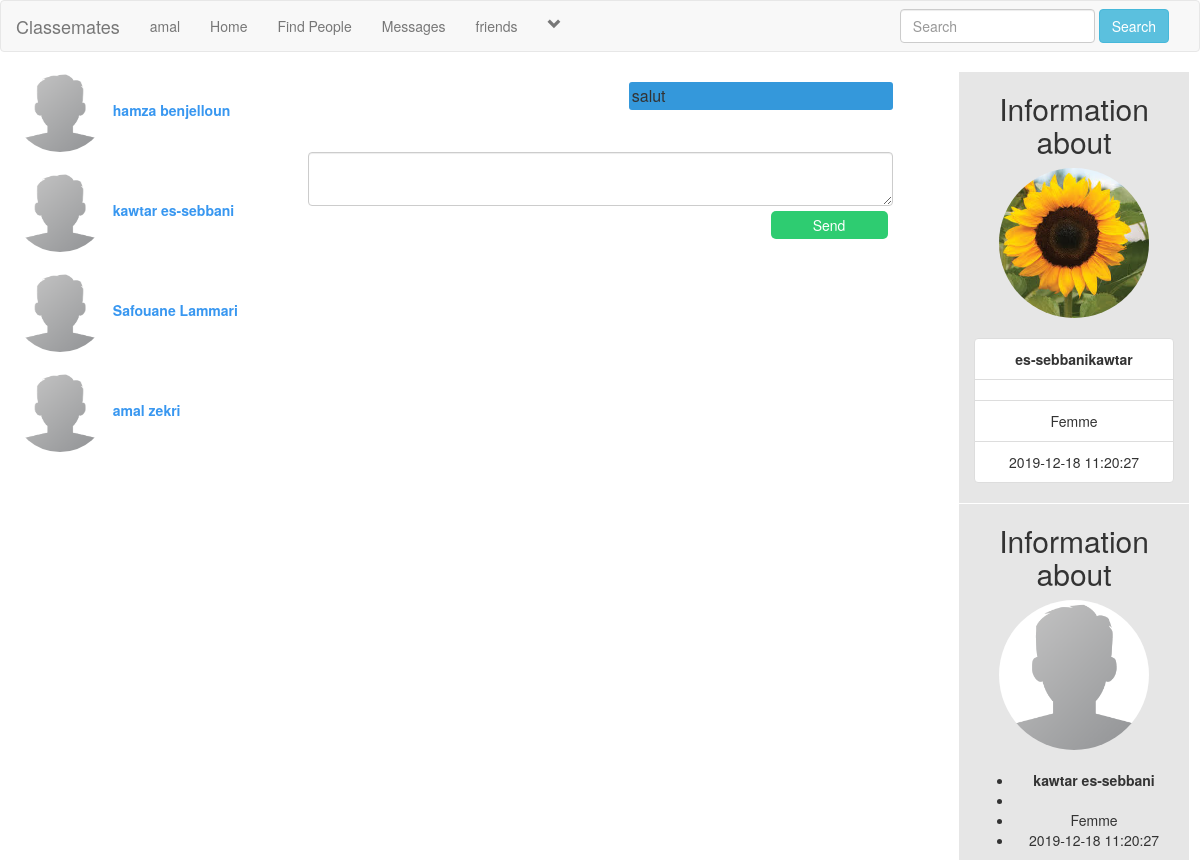
Screenshot of /messages.php?u_id=6 (signed in) with the database file from the repository.
### tables this page shows
CREATE TABLE `users` (
  `user_id` int(11) NOT NULL,
  `f_name` text NOT NULL,
  `l_name` text NOT NULL,
  `user_name` text NOT NULL,
  `describe_user` varchar(255) NOT NULL,
  `relationship` text NOT NULL,
  `user_pass` varchar(255) NOT NULL,
  `user_email` varchar(255) NOT NULL,
  `user_gender` text NOT NULL,
  `user_birthday` text NOT NULL,
  `user_image` varchar(255) NOT NULL,
  `user_cover` varchar(255) NOT NULL,
  `user_reg_date` timestamp NULL DEFAULT current_timestamp(),
  `status` text NOT NULL,
  `posts` text NOT NULL,
  `recovry_account` varchar(255) NOT NULL
);

CREATE TABLE `user_messages` (
  `id` int(11) NOT NULL,
  `user_to` int(11) NOT NULL,
  `user_from` int(11) NOT NULL,
  `msg_body` varchar(200) NOT NULL,
  `date` timestamp NOT NULL DEFAULT current_timestamp(),
  `msg_seen` text NOT NULL
);

### messages.php (the view, shortened to what this page needs)
<?php
include("includes/header.php");
?>
<!DOCTYPE html>
<html>
<head>
	<link rel="stylesheet" href="https://maxcdn.bootstrapcdn.com/bootstrap/3.3.7/css/bootstrap.min.css">
	<link rel="stylesheet" type="text/css" href="style/home_style2.css">
</head>
<body>
<div class="row">
<?php
     if(isset($_GET['u_id'])){
     global $con;
     $get_id = $_GET['u_id'];
       $get_user = "select * from users where user_id='".$get_id."'";
       $run_user = mysqli_query($con, $get_user);
       $row_user = mysqli_fetch_array($run_user);
       $user_to_msg = $row_user['user_id'];
}
		$user = $_SESSION['user_email'];
		$get_user = "select * from users where user_email='".$user."'";
		$run_user = mysqli_query($con, $get_user);
		$row = mysqli_fetch_array($run_user);
		$user_from_msg = $row['user_id'];
	?>
	<div class="col-sm-3" id="select_user">
			<?php
				$user = "select * from users";
				$run_user = mysqli_query($con, $user);
				while($row_user = mysqli_fetch_array($run_user)){
				$user_id = $row_user['user_id'];
				$user_name = $row_user['user_name'];
				$first_name = $row_user['f_name'];
				$last_name = $row_user['l_name'];
				$user_image = $row_user['user_image'];
				echo"
						<div class='container-fluid'>
							<a style='text-decoration: none;cursor: pointer;color:#3897f0;'                        href='messages.php?u_id=$user_id'>
								<img class='img-circle' src='users/$user_image' width='90px' height='80px' title='$user_name'><strong>&nbsp $first_name $last_name</strong><br><br>
							</a>
						</div>
				";
			}
			?>
	</div>
		<div class="col-sm-6">
			<div class="load_msg" id="scroll_messages">
				<?php
					$sel_msg = "select * from user_messages where (user_to='".$user_to_msg."' AND user_from='".$user_from_msg."') OR (user_from='".$user_to_msg."' AND user_to='".$user_from_msg."') ORDER by 1 ASC";
					$run_msg = mysqli_query($con ,$sel_msg);
					while($row_msg = mysqli_fetch_array($run_msg)){
					$user_to = $row_msg['user_to'];
					$user_from = $row_msg['user_from'];
					$msg_body = $row_msg['msg_body'];
					$date = $row_msg['date'];
				?>
				<div id="loaded_msg">
					<p>
						<?php
							if($user_to == $user_to_msg && $user_from == $user_from_msg)
							{
								echo "<div class='message' id='blue' data-toggle='tooltip' title=".$date.">".$msg_body."</div><br><br><br>";
						}else if($user_from == $user_to_msg && $user_to == $user_from_msg)
						{
							echo" <div class='message' id='green' data-toggle='tooltip' title='".$date."'>".$msg_body."
							</div></div><br><br><br>";
					}
						?>
					</p>
				</div>
					<?php
				}
					?>
		</div>
		<?php
			if(isset($_GET['u_id'])){
			$u_id = $_GET['u_id'];
			if($u_id == "new"){
			 	echo'
			 		<form>
			 			<center><h3>Select Someone to start conversation </h3></center>
			 			<textarea disabled class="form-control" placeholder="Enter your message"> </textarea>
			 			<input type="Submit" class="btn btn-default" disabled value="Send">
			 		</form><br><br>
			 		';
		}
		else{
		 echo'
					<form action="" method="POST">
			 			<textarea  class="form-control" placeholder="Enter your message" name="msg_box" id="message_textarea"> </textarea>
			 			<input type="Submit" name="send_msg" id="btn-msg" value="Send">
			 		</form><br><br>
			 ';
	}
		}
		?>
	</div>
	<div class="col-sm-3">
		<?php
			if(isset($_GET['u_id'])){
    			 global $con;
     			$get_id = $_GET['u_id'];
      		    $get_user = "select * from users where user_id='$get_id'";
      		    $run_user = mysqli_query($con, $get_user);
      		    $row = mysqli_fetch_array($run_user);
      		    $f_name = $row['f_name'];
      		    $l_name = $row['l_name'];
      		    $describe_user = $row['describe_user'];
       		    $user_image = $row['user_image'];
      		    $register_date = $row['user_reg_date'];
      		    $gender = $row['user_gender'];
		}
		if($get_id == "new"){
	}else{
	 echo"
	 <div class='row'>
	 	<div class='col-sm-2'>
	 	</div>
	 	<center>
	 		<div style='background-color: #e6e6e6;' class='col-sm-9'>
	 			<h2>Information about </h2>
	 			<img  class='img-circle' src='users/sunflower.jpg' width='150px' height='150px'><br><br>
	 			<ul class='list-group'>
	 				<li class='list-group-item' title='Username'><strong>".$l_name."".$f_name."</strong></li>
	 				<li class='list-group-item' title='User status'><strong>".$describe_user."</strong></li>
	 				<li class='list-group-item' title='Gender'>".$gender."</li>
					<li class='list-group-item' title='user registration date'>".$register_date."</li>
	 			</ul>
	 		</div>
	 		<div class='col-sm-1'>
	 		</div>
	 </div>
	<div class='row'>
			<div class='col-sm-2'>
			</div>
			<center>
				<div style='background-color: #e6e6e6;' class='col-sm-9'>
					<h2>Information about</h2>
					<img class='img-circle' src='users/$user_image' width='150px' height='150px'>
					<br><br>
					<ul class='liste-group'>
						<li class='liste-group-item' title='username'><strong>$f_name $l_name</strong></li>
						<li class='liste-group-item' title='User status'><strong style='color: grey;'>$describe_user</strong></li>
						<li class='liste-group-item' title='Gender'>$gender</li>
						<li class='liste-group-item' title='User Registration Date'>$register_date</li>
					</ul>
				</div>
				<div class='col-sm-1'>
				</div>
		</div>
		";
}
	?>
	</div>
</div>
</body>
</html>

### includes/header.php (shortened to what this page needs)
<?php
include("functions/functions.php");
?>
<nav class="navbar navbar-default">
	<div class="container-fluid">
		<div class="navbar-header">
			<a class="navbar-brand" href="home.php">Classemates</a>
		</div>
		<div class="collapse navbar-collapse" id="#bs-example-navbar-collapse-1">
	      <ul class="nav navbar-nav">
	      	<?php
			$user = $_SESSION['user_email'];
			$get_user = "select * from users where user_email='".$user."'";
			$run_user = mysqli_query($con,$get_user);
			$row=mysqli_fetch_array($run_user);
			$user_id = $row['user_id'];
			$first_name = $row['f_name'];
			$user_posts = "select * from posts where user_id='$user_id'";
			$run_posts = mysqli_query($con,$user_posts);
			$posts = mysqli_num_rows($run_posts);
			?>
	        <li><a href='profile.php?<?php echo "u_id=$user_id" ?>'><?php echo "$first_name"; ?></a></li>
	       	<li><a href="home.php">Home</a></li>
			<li><a href="members.php">Find People</a></li>
			<li><a href="messages.php?u_id=new">Messages</a></li>
			<li><a href="friends.php?u_id=new">friends</a></li>
					<?php
						echo"
						<li class='dropdown'>
							<a href='#' class='dropdown-toggle' data-toggle='dropdown' role='button' aria-haspopup='true' aria-expanded='false'><span><i class='glyphicon glyphicon-chevron-down'></i></span></a>
							<ul class='dropdown-menu'>
								<li>
									<a href='my_post.php?u_id=$user_id'>My Posts <span class='badge badge-secondary'>$posts</span></a>
								</li>
								<li role='separator' class='divider'></li>
								<li>
									<a href='logout.php'>Logout</a>
								</li>
							</ul>
						</li>
						";
					?>
			</ul>
			<ul class="nav navbar-nav navbar-right">
				<li class="dropdown">
					<form class="navbar-form navbar-left" method="get" action="results.php">
						<div class="form-group">
							<input type="text" class="form-control" name="user_query" placeholder="Search">
						</div>
						<button type="submit" class="btn btn-info" name="search">Search</button>
					</form>
				</li>
			</ul>
		</div>
	</div>
</nav>

### style/home_style2.css (style rules this page uses)
body { overflow-x: hidden; }

### messages.php (style rules this page uses)
#scroll_messages { max-height: 500px; overflow: scroll; }
#btn-msg { width: 20%; height: 28px; border-radius: 5px; margin: 5px; border: none; color:#fff; float:right; background-color: #2ecc71; }
#select_user { max-height: 500px; overflow: scroll; }
#blue { background-color: #3498db; border-color: #2980b9; width:45%; padding: 2.5px; font-size: 16px; border-radius: 3px; float: right; margin-bottom: 5px; }

### rows the page displays
users: f_name "amal", user_image (picture), l_name "zekri"
users: user_image (picture), f_name "hamza", l_name "benjelloun"
users: user_image (picture), f_name "kawtar", l_name "es-sebbani", user_gender "Femme", user_reg_date "2019-12-18 11:20:27"
users: user_image (picture), f_name "Safouane", l_name "Lammari"
user_messages: msg_body "salut"
